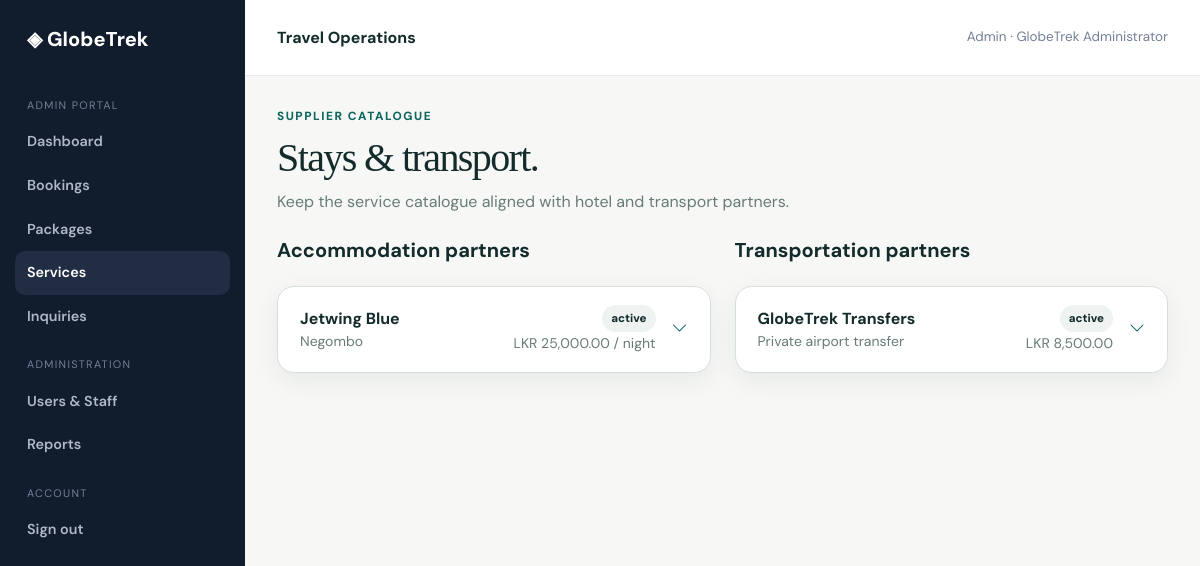
The app's page /GlobeTrek_Management/services.php (signed in) with its own data.
### tables this page shows
CREATE TABLE IF NOT EXISTS accommodations (
    id INT UNSIGNED AUTO_INCREMENT PRIMARY KEY,
    name VARCHAR(180) NOT NULL,
    location VARCHAR(180) NOT NULL,
    price_per_night DECIMAL(12, 2) NOT NULL DEFAULT 0,
    description TEXT NULL,
    status ENUM('active', 'inactive') NOT NULL DEFAULT 'active',
    created_at DATETIME NOT NULL DEFAULT CURRENT_TIMESTAMP,
    updated_at DATETIME NOT NULL DEFAULT CURRENT_TIMESTAMP ON UPDATE CURRENT_TIMESTAMP
);

CREATE TABLE IF NOT EXISTS transportation_services (
    id INT UNSIGNED AUTO_INCREMENT PRIMARY KEY,
    provider_name VARCHAR(180) NOT NULL,
    service_type VARCHAR(120) NOT NULL,
    price DECIMAL(12, 2) NOT NULL DEFAULT 0,
    description TEXT NULL,
    status ENUM('active', 'inactive') NOT NULL DEFAULT 'active',
    created_at DATETIME NOT NULL DEFAULT CURRENT_TIMESTAMP,
    updated_at DATETIME NOT NULL DEFAULT CURRENT_TIMESTAMP ON UPDATE CURRENT_TIMESTAMP
);

### GlobeTrek_Management/config.php (called while the page is built, shortened)
<?php
function envv(string $key, string $default = ''): string
{
    $v = getenv($key);
    return $v === false ? $default : $v;
}
function db(): PDO
{
    static $pdo = null;
    if ($pdo === null) {
        $host = envv('DB_HOST', DB_HOST);
        $name = envv('DB_NAME', DB_NAME);
        $user = envv('DB_USER', DB_USER);
        $pass = envv('DB_PASS', DB_PASS);
        $pdo = new PDO("mysql:host={$host};dbname={$name};charset=utf8mb4", $user, $pass, [
            PDO::ATTR_ERRMODE => PDO::ERRMODE_EXCEPTION,
            PDO::ATTR_DEFAULT_FETCH_MODE => PDO::FETCH_ASSOC,
            PDO::ATTR_EMULATE_PREPARES => false,
        ]);
    }
    return $pdo;
}
function e($v): string
{
    return htmlspecialchars((string) ($v ?? ''), ENT_QUOTES, 'UTF-8');
}
function money($v): string
{
    return 'LKR ' . number_format((float) $v, 2);
}
function user(): ?array
{
    return $_SESSION['user'] ?? null;
}
function current_user(): ?array
{
    return user();
}

### GlobeTrek_Management/services.php (the view, shortened to what this page needs)
<?php
require_once __DIR__ . '/config.php';
$stays = db()->query('SELECT * FROM accommodations ORDER BY created_at DESC')->fetchAll();
$rides = db()->query('SELECT * FROM transportation_services ORDER BY created_at DESC')->fetchAll();
?><!doctype html>
<html>
<head>
    <link href="https://cdn.jsdelivr.net/npm/bootstrap@5.3.3/dist/css/bootstrap.min.css" rel="stylesheet">
    <link href="https://cdn.jsdelivr.net/npm/bootstrap-icons@1.11.3/font/bootstrap-icons.css" rel="stylesheet">
    <link href="assets/style.css?v=<?= filemtime(__DIR__ . '/assets/style.css') ?>" rel="stylesheet">
</head>
<body>
    <?php
    include __DIR__ . '/includes/sidebar.php';
    ?>
    <div class="ops-main">
        <header class="ops-top"><strong>Travel Operations</strong><span class="ops-user"><?= e(
                        ucfirst(current_user()['role']),
                    ) ?> · <?= e(current_user()['full_name']) ?></span></header>
        <main class="ops-content"><?php flashes(); ?>
            <div class="mb-4">
                <div class="section-kicker">Supplier catalogue</div>
                <h1 class="display-serif mt-2">Stays & transport.</h1>
                <p class="muted">Keep the service catalogue aligned with hotel and transport partners.</p>
            </div>
            <div class="row g-4">
                <div class="col-xl-6">
                    <div class="service-category">
                        <h5 class="fw-bold mb-4">Accommodation partners</h5><?php foreach (
                            $stays
                            as $a
                        ): ?>
                            <details class="service-item">
                                <summary class="service-item-summary">
                                    <div><strong><?= e(
                                        $a['name'],
                                    ) ?></strong>
                                        <div class="muted small"><?= e(
                                            $a['location'],
                                        ) ?></div>
                                    </div>
                                    <div class="d-flex align-items-center gap-3">
                                        <div class="text-end"><span class="status <?= e(
                                            $a['status'],
                                        ) ?>"><?= e($a['status']) ?></span>
                                            <div class="muted small mt-1"><?= money(
                                                $a['price_per_night'],
                                            ) ?> / night</div>
                                        </div><i class="service-item-chevron bi bi-chevron-down" aria-hidden="true"></i>
                                    </div>
                                </summary>
                            </details><?php endforeach; ?>
                    </div>
                </div>
                <div class="col-xl-6">
                    <div class="service-category">
                        <h5 class="fw-bold mb-4">Transportation partners</h5><?php foreach (
                            $rides
                            as $t
                        ): ?>
                            <details class="service-item">
                                <summary class="service-item-summary">
                                    <div><strong><?= e(
                                        $t['provider_name'],
                                    ) ?></strong>
                                        <div class="muted small"><?= e(
                                            $t['service_type'],
                                        ) ?></div>
                                    </div>
                                    <div class="d-flex align-items-center gap-3">
                                        <div class="text-end"><span class="status <?= e(
                                            $t['status'],
                                        ) ?>"><?= e($t['status']) ?></span>
                                            <div class="muted small mt-1"><?= money(
                                                $t['price'],
                                            ) ?></div>
                                        </div><i class="service-item-chevron bi bi-chevron-down" aria-hidden="true"></i>
                                    </div>
                                </summary>
                            </details><?php endforeach; ?>
                    </div>
                </div>
            </div>
        </main>
    </div>
</body>
</html>

### GlobeTrek_Management/assets/style.css (style rules this page uses)
:root { --ink: #132b2a; --muted: #687b78; --green: #0e665f; --green-dark: #093f3b; --sand: #e9b86b; --cream: #f5f3ed; --line: #e5e9e6; --white: #fff; }
* { box-sizing: border-box; }
body { margin: 0; background: #f7f8f6; color: var(--ink); font-family: 'DM Sans', system-ui, sans-serif; }
.display-serif { font-family: 'Playfair Display', serif; letter-spacing: -0.04em; }
.section-kicker { color: var(--green); font-weight: 800; letter-spacing: 0.13em; text-transform: uppercase; font-size: 0.74rem; }
.muted { color: var(--muted); }
.status { font-size: 0.72rem; padding: 6px 9px; border-radius: 99px; font-weight: 800; background: #eef2f0; }
.ops-main { margin-left: 245px; min-height: 100vh; }
.ops-top { height: 76px; background: #fff; border-bottom: 1px solid #e5e9f0; display: flex; align-items: center; justify-content: space-between; padding: 0 32px; }
.ops-content { padding: 32px; }
.ops-user { font-size: 0.84rem; color: #738096; }
.service-item { margin-bottom: 20px; padding: 0 22px; overflow: hidden; background: #fff; border: 1px solid #d6dfdc; border-radius: 17px; box-shadow: 0 8px 24px rgba(15, 46, 43, 0.07); transition: box-shadow 0.2s ease, border-color 0.2s ease; }
.service-item:first-of-type { border: 1px solid #d6dfdc; }
.service-item-summary { display: flex; align-items: center; justify-content: space-between; gap: 18px; padding: 18px 0; cursor: pointer; list-style: none; }
.service-item-summary::marker { display: none; content: ''; }
.service-item-chevron { display: inline-block; color: var(--green); transition: transform 0.2s ease; }

### records on screen
accommodations: name "Jetwing Blue", location "Negombo", status "active", price_per_night "LKR 25,000.00"
transportation_services: provider_name "GlobeTrek Transfers", service_type "Private airport transfer", status "active", price "LKR 8,500.00"

### other values on screen
$navUser['role'] "ADMIN"
$label "Dashboard"
$label "Bookings"
$label "Packages"
$label "Services"
$label "Inquiries"
$label "Users & Staff"
$label "Reports"
current_user()['role'] "Admin"
current_user()['full_name'] "GlobeTrek Administrator"
